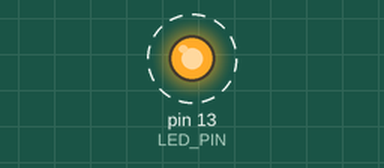
This sketch was run on a simulated Arduino Uno, built with avr-gcc and run on an emulated ATmega328P. Shown: output pins drawn as LEDs (lit = HIGH). Dashed ring = blinking.

Above: at 0.12 s.
Timing chart, 0 to 3.0 s (numbered marks = the images above):
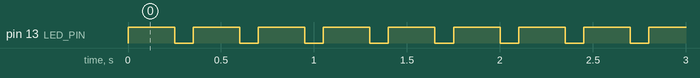

The sketch:

PRACTICA_1B.ino
```cpp
// Práctica 1: Parpadeo de LED
// Nombre: ____Juan Ortega Y Astrid Cabrera________________
// Fecha: ______13/10/2026_________________

#define LED_PIN 13
void setup() {
    pinMode(LED_PIN, OUTPUT);  // Configurar pin como salida
}

void loop() {
    digitalWrite(LED_PIN, HIGH);  // Encender LED
    delay(250);                  // Esperar 1 segundo
       digitalWrite(LED_PIN, LOW);   // Apagar LED
    delay(100);
}
```

Measured:
- by itself, pin 13 (LED_PIN): alternates HIGH for 0.25 s and LOW for 0.10 s
